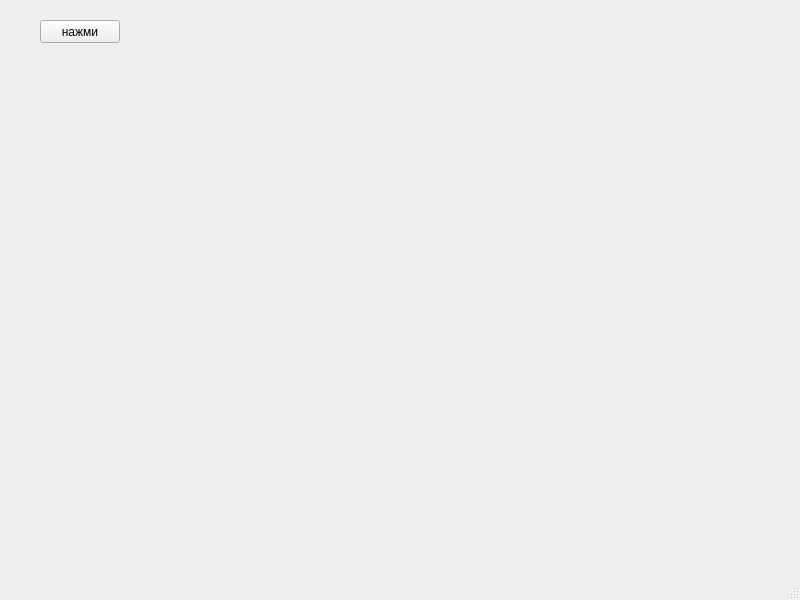
<?xml version="1.0" encoding="UTF-8"?>
<ui version="4.0">
 <class>MainWindow</class>
 <widget class="QMainWindow" name="MainWindow">
  <property name="geometry">
   <rect>
    <x>0</x>
    <y>0</y>
    <width>800</width>
    <height>600</height>
   </rect>
  </property>
  <property name="windowTitle">
   <string>MainWindow</string>
  </property>
  <widget class="QWidget" name="centralwidget">
   <widget class="QPushButton" name="pushButton">
    <property name="geometry">
     <rect>
      <x>40</x>
      <y>20</y>
      <width>80</width>
      <height>23</height>
     </rect>
    </property>
    <property name="text">
     <string>нажми</string>
    </property>
   </widget>
  </widget>
  <widget class="QMenuBar" name="menubar">
   <property name="geometry">
    <rect>
     <x>0</x>
     <y>0</y>
     <width>800</width>
     <height>20</height>
    </rect>
   </property>
  </widget>
  <widget class="QStatusBar" name="statusbar"/>
 </widget>
 <resources/>
 <connections/>
</ui>
